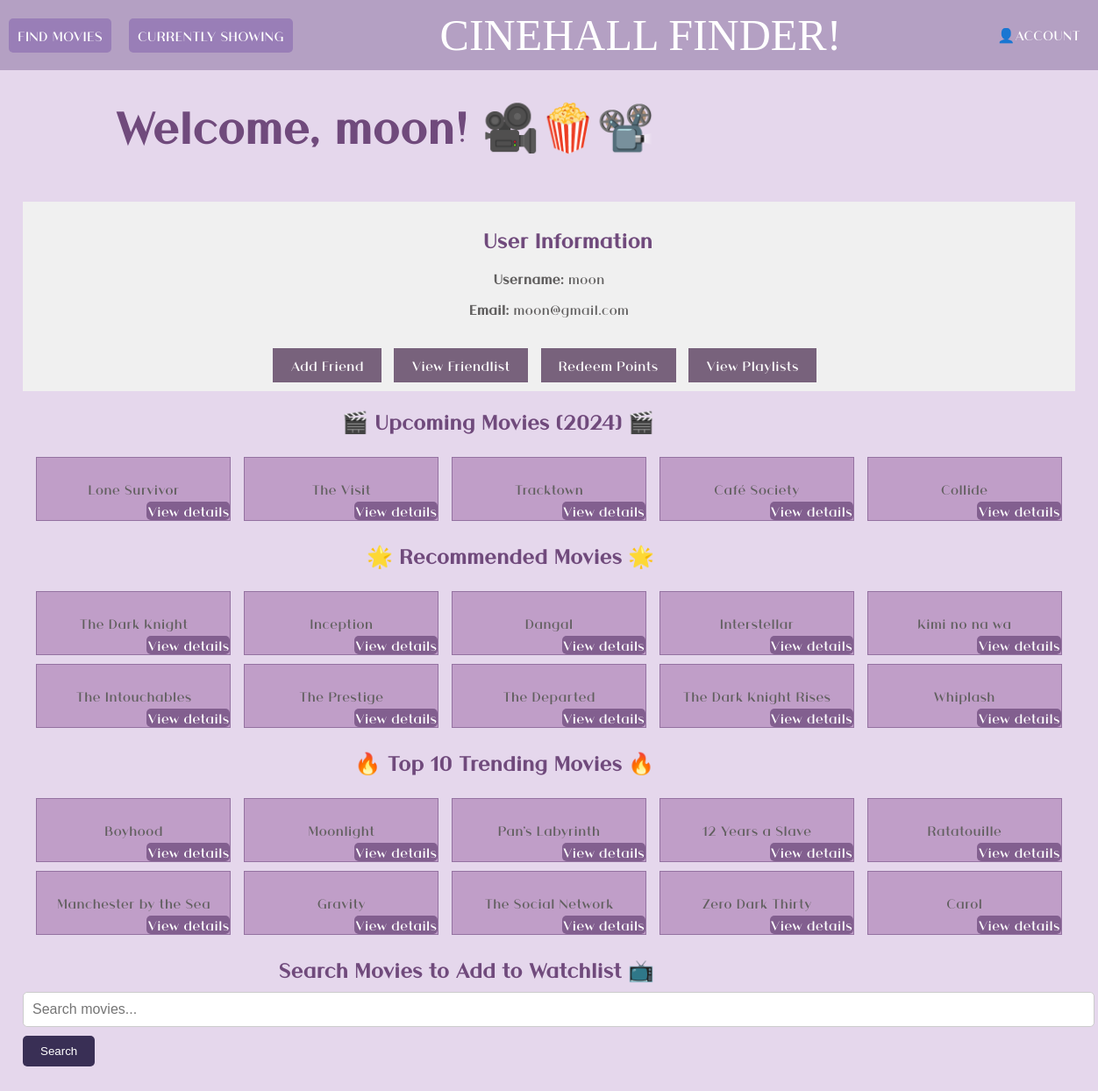
The page /dashboard/moon on the database its author committed.
### app/models.py (models this page shows, shortened)
class User(db.Model):
    id = db.Column(db.Integer, primary_key=True)
    username = db.Column(db.String(80), unique=True, nullable=False)
    email = db.Column(db.String(120), unique=True, nullable=False)
    password = db.Column(db.String(80), nullable=False)
    security_answer = db.Column(db.String(255), nullable=False)
    points = db.Column(db.Integer, default=0, nullable=False)
    vouchers = db.relationship('Voucher', secondary=user_vouchers,
                               backref=db.backref('users', lazy='dynamic'))
    friends = relationship(
        'User',
        secondary='friendship',
        primaryjoin=id == Friendship.user_id,
        secondaryjoin=id == Friendship.friend_id,
        backref='friend_of'
    )

class Movie_Data(db.Model):
    __tablename__ = 'Movie_Data'
    Rank = db.Column(db.Integer, primary_key=True)
    Title = db.Column(db.Text)
    Genre = db.Column(db.Text)
    Description = db.Column(db.Text)
    Director = db.Column(db.Text)
    Actors = db.Column(db.Text)
    Year = db.Column(db.Integer)
    Runtime = db.Column(db.Integer)
    Rating = db.Column(db.Numeric)
    Votes = db.Column(db.Integer)
    Revenue = db.Column(db.Text)
    Metascore = db.Column(db.Integer)

### app/routes.py (the view)
@app.route('/dashboard/<username>', methods=['GET', 'POST'])
def dashboard(username):
    user = User.query.filter_by(username=username).first()
    if user:
        user_info = {'username': user.username, 'email': user.email}
        query = text("SELECT Title, Description, Rank FROM Movie_Data WHERE Year = 2024 LIMIT 5")
        result = db.session.execute(query)
        upcoming_movies = result.fetchall()
        user_preferences = UserPreferences.query.filter_by(user_id=user.id).first()
        if user_preferences:
            preferred_genre = user_preferences.genre
            preferred_director = user_preferences.director
            preferred_actor = user_preferences.actor
            recommended_movies = Movie_Data.query.filter(
                (Movie_Data.Genre == preferred_genre) |
                (Movie_Data.Director == preferred_director) |
                (Movie_Data.Actors.like(f"%{preferred_actor}%"))
            ).filter(Movie_Data.Rating > 7.5).order_by(Movie_Data.Rating.desc()).limit(10).all()
            query_trending_movies = text("SELECT * FROM Movie_Data WHERE Metascore >= 75 AND Rating > 7 ORDER BY Metascore DESC, Rating DESC LIMIT 10")
            result_trending_movies = db.session.execute(query_trending_movies)
            trending_movies = result_trending_movies.fetchall()
            print("Trending movies:", trending_movies)  # Debugging statement
        else:
            recommended_movies = Movie_Data.query.filter(Movie_Data.Rating > 7.5).order_by(
                Movie_Data.Rating.desc()).limit(10).all()
            query_trending_movies = text("SELECT * FROM Movie_Data WHERE Metascore >= 75 AND Rating > 7 ORDER BY Metascore DESC, Rating DESC LIMIT 10")
            result_trending_movies = db.session.execute(query_trending_movies)
            trending_movies = result_trending_movies.fetchall()
            print("Trending movies:", trending_movies)  # Debugging statement
        return render_template('dashboard.html', user=user_info, upcoming_movies=upcoming_movies, recommended_movies=recommended_movies,trending_movies=trending_movies,username=username)
    else:
        return "User not found."

### app/templates/dashboard.html (shortened to what this page needs)
{% extends 'base1.html' %}
{% block content %}
    <div class="dashboard-container">
        <div class="welcome-message">
            <h2>Welcome, {{ user.username }}! 🎥🍿📽️</h2>
        </div>
        <div class="user-info">
            <h2>User Information</h2>
            <p><strong>Username:</strong> {{ user.username }}</p>
            <p><strong>Email:</strong> {{ user.email }}</p><br>
            <a href="{{ url_for('add_friend') }}" class="menu-button">Add Friend</a>
            <a href="{{ url_for('view_friends') }}" class="menu-button">View Friendlist</a>
            <a href="{{ url_for('redeem_points',username=username) }}" class="menu-button">Redeem Points</a>
            <a href="{{ url_for('playlists', username=username) }}" class="menu-button">View Playlists</a>
        </div>
        <div class="upcoming_movies">
            <h2>🎬 Upcoming Movies (2024) 🎬</h2>
            <div class="movie-container">
                {% for movie in upcoming_movies %}
                    <div class="movie-box">
                        <p>{{ movie[0] }}</p>
                        <a href="{{ url_for('movie_page', Rank=movie[2], username=username) }}" class="view-details-btn">View details</a>
                    </div>
                {% endfor %}
            </div>
        </div>
        <div class="recommended_movies">
            <h2>🌟 Recommended Movies 🌟</h2>
            <div class="movie-container">
                {% for movie in recommended_movies %}
                    <div class="movie-box">
                        <p>{{ movie.Title }}</p>
                        <a href="{{ url_for('movie_page', Rank=movie.Rank, username=username) }}" class="view-details-btn">View details</a>
                    </div>
                {% endfor %}
            </div>
        </div>
        <div class="trending_movies">
            <h2>🔥 Top 10 Trending Movies 🔥</h2>
            <div class="movie-container">
                {% for movie in trending_movies %}
                    <div class="movie-box">
                        <p>{{ movie.Title }}</p>
                        <a href="{{ url_for('movie_page', Rank=movie.Rank, username=username) }}" class="view-details-btn">View details</a>
                    </div>
                {% endfor %}
            </div>
        </div>
        <div class="search-container">
            <h2>Search Movies to Add to Watchlist 📺</h2>
            <form action="{{ url_for('search_movies', username=user.username) }}" method="GET">
                <input type="text" name="query" placeholder="Search movies...">
                <button type="submit" >Search</button>
            </form>
        </div>
    </div>
{% endblock %}

### app/templates/base1.html (shortened to what this page needs)
<!DOCTYPE html>
<html lang="en">
<head>
</head>
<body>
    <div class="navbar">
        <div class="icons">
            <div class="dropdown">
                <a href="{{ url_for('search', username=username) }}" class="all-products-button">FIND MOVIES</a>
            </div>
            <div class="dropdown">
                <a href="{{ url_for('current_movies', username=username) }}" class="all-products-button">CURRENTLY SHOWING</a>
            </div>
        </div>
        <div class="icons">
            <a href="{{ url_for('dashboard', username=session.username) }}" class="website-name">CINEHALL FINDER!</a>
        </div>
        <div class="'icons">
            <div class="dropdown">
                <a href="#">👤ACCOUNT</a>
            </div>
        </div>
    </div>
    <div class="content">
        {% block content %}{% endblock %}
    </div>
</body>
</html>

### app/templates/base1.html (style rules this page uses)
body { margin: 0; font-family: Font1,Arial, sans-serif; background-color: #e5d7ec; color: #615f5f; text-align: center; }
.navbar { display: flex; justify-content: space-between; align-items: center; background-color: #b4a0c3; color: white; padding: 10px; height: 60px; position: relative; }
.navbar a, .dropdown-content a { color: white; text-decoration: none; padding: 10px; }
.dropdown { position: relative; display: inline-block; }
.icons { display: flex; align-items: center; }
.icons a { margin-right: 20px; position: relative; }
h2 { display: flex; justify-content: flex-end; max-width: 60%; }
.website-name { font-family: myFont; font-size: 50px; }
.all-products-button { padding: 10px 20px; background-color: #997eb7; color: white; border: none; border-radius: 5px; text-decoration: none; cursor: pointer; transition: background-color 0.3s ease; }

### app/templates/dashboard.html (style rules this page uses)
h2 { color: #704a7c; margin-bottom: 20px; }
.dashboard-container { max-width: 1200px; margin: 0 auto; padding: 20px; text-align: center; width: 100%; }
.welcome-message { font-size: 35px; margin-bottom: 15px; position: relative; top: 50%; transform: translateY(-50%); }
.menu-button { display: inline-block; padding: 10px 20px; background-color: #78627c; color: #fff; text-decoration: none; margin-right: 10px; }
.user-info { background-color: #f0f0f0; padding: 10px; margin-bottom: 20px; text-align: centre; }
.movie-box { background-color: #c09ec8; border: 1px solid #9472a1; padding: 10px; margin: 5px; display: inline-block; cursor: pointer; position: relative; width: 200px; }
.search-container { margin-bottom: 20px; }
.search-container h2 { margin-bottom: 10px; }
.search-container input[type=text] { width: 100%; padding: 10px; border: 1px solid #ccc; border-radius: 5px; font-size: 16px; margin-bottom: 10px; }
.search-container button { display: block; padding: 10px 20px; background-color: #392f55; color: #fff; border: none; border-radius: 5px; cursor: pointer; }
.view-details-btn { position: absolute; bottom: 0; right: 0; display: inline-block; padding: 1px 1px; background-color: #825f8f; color: #fff; text-decoration: none; border-radius: 5px; transition: background-color 0.3s ease; }

### rows shown on the page
User: username "moon", email "moon@gmail.com"
Movie_Data: Title "Lone Survivor"
Movie_Data: Title "The Visit"
Movie_Data: Title "Tracktown"
Movie_Data: Title "Café Society"
Movie_Data: Title "Collide"
Movie_Data: Title "The Dark Knight"
Movie_Data: Title "Inception"
Movie_Data: Title "Dangal"
Movie_Data: Title "Interstellar"
Movie_Data: Title "Kimi no na wa"
Movie_Data: Title "The Intouchables"
Movie_Data: Title "The Prestige"
Movie_Data: Title "The Departed"
Movie_Data: Title "The Dark Knight Rises"
Movie_Data: Title "Whiplash"
Movie_Data: Title "Boyhood"
Movie_Data: Title "Moonlight"
Movie_Data: Title "Pan's Labyrinth"
Movie_Data: Title "12 Years a Slave"
Movie_Data: Title "Ratatouille"
Movie_Data: Title "Manchester by the Sea"
Movie_Data: Title "Gravity"
Movie_Data: Title "The Social Network"
Movie_Data: Title "Zero Dark Thirty"
Movie_Data: Title "Carol"
